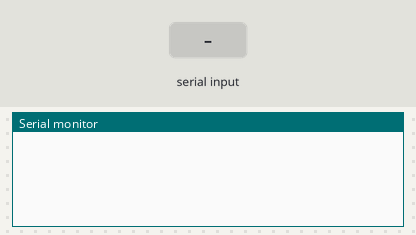
Recording of a sketch running on a simulated Arduino Uno, built with avr-gcc and run on an emulated ATmega328P. On the bench: the last lines printed to the serial monitor. Inputs (shaded band) come from the test bench.

Above: at 1.2 s.
1.3 s: "1" received over the second serial link
At 2.3 s:
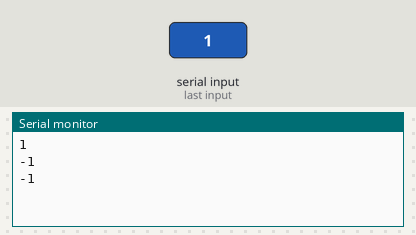
2.8 s: "0" received over the second serial link
At 3.2 s:
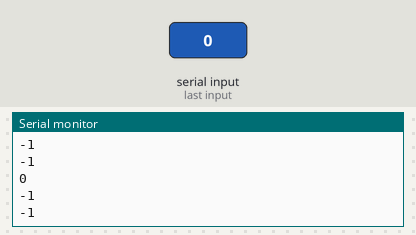
4.3 s: "2" received over the second serial link
At 5.7 s:
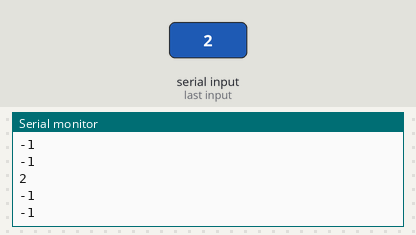
Timing chart, 0 to 7.3 s (numbered marks = the images above; inputs shaded):
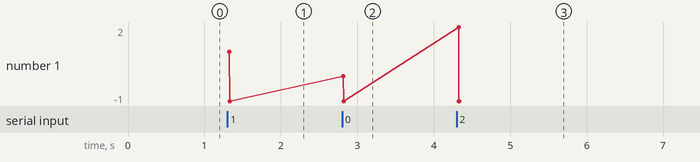

Measured:
- after the input at 1.3 s, the serial monitor: prints a new line at once (image 1)
- after the input at 2.8 s, the serial monitor: prints a new line at once (image 2)
- after the input at 4.3 s, the serial monitor: prints a new line at once (image 3)

The sketch:

arduino.ino
```cpp
/**
 * @file Arduino_Car.ino
 * @brief Projet Earth_Drone.
 *
 *   Ce programme a été développé pour piloter une maquette de voiture.
 *   Il repose sur le système d'exploitation FreeRTOS, chargé de
 *   séquencer les différentes tâches, telles que la communication
 *   Bluetooth, la gestion de la conduite, ainsi que le contrôle des
 *   alertes sonores et lumineuses.
 *
 * @author Nicolas CHANGO
 * @date 2025-05-19
 * @version 1.0
 */

/************************************************************
 *                     INCLUSIONS                           *
 ************************************************************/
// Inclusion de bibliothèques standard ou spécifiques
#include <Arduino_FreeRTOS.h>       ///< Bibliothèque Arduino_FreeRTOS pour la gestion multitâche.
#include <queue.h>                  ///< Bibliothèque queue pour la gestion des files.
#include <SoftwareSerial.h>         ///< Bibliothèque SoftwareSerial pour la communication série.
#include <Arduino_Car.hpp>  ///< Header Arduino_car.hpp pour la description de la classe Arduino_Car

/************************************************************
 *                  DÉFINITIONS ET CONSTANTES               *
 ************************************************************/
/// @brief Active le mode debug (1 = activé, 0 = désactivé)
#define DEBUG_MODE (1u)

/// @brief Broche utilisée pour recevoir les données TX du module Bluetooth HC-06.
#define BLUETOOTH_RX  (2U)

/// @brief Broche utilisée pour recevoir les données RX du module Bluetooth HC-06.
#define BLUETOOTH_TX  (3U)

/// @brief Taille maximale des messages dans les files d'alertes et de conduite.
#define MAX_STRING_LENGTH (100U)

/// @brief File de messages pour les alertes.
QueueHandle_t Alerts_Queue;

/// @brief File de messages pour les commandes de conduite.
QueueHandle_t Driving_Queue;

/// @brief Objet Serial pour la communication Bluetooth avec le module HC-06.
SoftwareSerial BLUETOOTH_MODULE_HC06(BLUETOOTH_RX, BLUETOOTH_TX);

/// @brief Création de l'objet Earth_Drone.
Arduino_Car Earth_Drone;

/************************************************************
 *                    PROTOTYPES DE FONCTIONS               *
 ************************************************************/
/// @brief Tâche de gestion Bluetooth
void Task_Bluetooth( void *pvParameters );

/// @brief Tâche de gestion des alertes
void Task_Alerts( void *pvParameters );

/// @brief Tâche de gestion des commandes de conduite
void Task_Driving( void *pvParameters );

/************************************************************
 *                    CONFIGURATION INITIALE (setup)        *
 ************************************************************/
/**
 * @brief Fonction d'initialisation Arduino.
 *
 * Initialise les communications série, les files de messages FreeRTOS
 * et crée les différentes tâches (Bluetooth, Alerts, Driving) si la
 * création des files est réussie.
 */
void setup()
{
  /// Initialise la communication avec le module Bluetooth HC-06 à 9600 bauds
  BLUETOOTH_MODULE_HC06.begin(9600);

  /// Initialise le port série standard à 9600 bauds
  Serial.begin(9600);

  /// Création de la file de messages pour les alertes (taille 10, type String)
  Alerts_Queue = xQueueCreate(10,
                              sizeof(String));

  /// Création de la file de messages pour la conduite (taille 10, type String)
  Driving_Queue = xQueueCreate(10,
                                  sizeof(String));

  /// Vérifie que les deux files ont été créées avec succès
  if ((Alerts_Queue != NULL) && (Driving_Queue != NULL))
  {
    /**
     * @brief Création de la tâche Bluetooth.
     *
     * Priorité : 2, Pile : 128 mots.
     */
    xTaskCreate(
      Task_Bluetooth,
      "Bluetooth",   // Nom de la tâche (à des fins de debug)
      128,           // Taille de la pile
      NULL,          // Paramètres (aucun ici)
      2,             // Priorité
      NULL           // Handle de tâche non utilisé
    );

    /**
     * @brief Création de la tâche Alerts.
     *
     * Priorité : 1, Pile : 128 mots.
     */
    xTaskCreate(
      Task_Alerts,
      "Alerts",
      128,
      NULL,
      1,
      NULL
    );

    /**
     * @brief Création de la tâche Driving.
     *
     * Priorité : 0, Pile : 128 mots.
     */
    xTaskCreate(
      Task_Driving,
      "Driving",
      128,
      NULL,
      0,
      NULL
    );
  }
}

/************************************************************
 *                  BOUCLE PRINCIPALE (loop)                *
 ************************************************************/
/**
 * @brief Boucle principale Arduino.
 *
 * Dans le contexte d'une application FreeRTOS, cette boucle peut rester vide
 * ou servir à surveiller des éléments non critiques.
 */
void loop()
{
  // Optionnel ou vide si FreeRTOS gère tout
}

/************************************************************
 *                 DÉFINITIONS DES TÂCHES                   *
 ************************************************************/
/**
 * @brief Tâche pour gérer les communications Bluetooth.
 *
 * Cette tâche traite les messages reçus par Bluetooth.
 * Elle les renvoie via des "files" aux autres tâches.
 * Elle s'exécute indéfiniment dans une boucle FreeRTOS.
 *
 * @param pvParameters Paramètre passé à la tâche (non utilisé ici).
 */
/**
 * @brief Tâche pour recevoir les messages Bluetooth.
 *
 * Cette tâche lit les caractères reçus du module Bluetooth HC-06,
 * les assemble en un message complet, et les transmet dans deux files
 * FreeRTOS : Alerts_Queue et Driving_Queue.
 *
 * @param pvParameters Paramètre passé à la tâche (non utilisé ici).
 */
void Task_Bluetooth(void *pvParameters)
{
  (void) pvParameters;

  /// Caractère courant reçu via Bluetooth
  char Bluetooth_Caractere_Recu = '0';

  /// Message complet reçu via Bluetooth
  String Bluetooth_Message_Recu = "";

  for (;;)
  {
    /// Réinitialisation du message à chaque itération
    Bluetooth_Message_Recu = "";

    /// Lecture des caractères disponibles sur le module Bluetooth
    while(BLUETOOTH_MODULE_HC06.available())
    {
      vTaskDelay(1);  ///< Laisse du temps aux autres tâches
      Bluetooth_Caractere_Recu = BLUETOOTH_MODULE_HC06.read();
      Bluetooth_Message_Recu += Bluetooth_Caractere_Recu;
    }

    /// Si un message a été reçu, le transmettre aux files
    if(Bluetooth_Message_Recu.length() > 0)
    {

#if DEBUG_MODE
      /// Affiche le message reçu dans le terminal série (mode debug)
      Serial.println(Bluetooth_Message_Recu);
#endif

      /// Envoie le message à la file d'alertes
      xQueueSend(Alerts_Queue, &Bluetooth_Message_Recu, portMAX_DELAY);

      /// Envoie le message à la file de conduite
      xQueueSend(Driving_Queue, &Bluetooth_Message_Recu, portMAX_DELAY);
    }

    vTaskDelay(1);  ///< Petite pause pour éviter la surcharge CPU
  }
}

/**
 * @brief Tâche pour gérer les Alertes sur la voiture.
 *
 * Cette tâche récupère les messages envoyés par la tâche "Task_Bluetooth".
 * Elle appelle les fonctions d'alertes de la voiture selon le message Bluetooth reçu.
 * Elle s'exécute indéfiniment dans une boucle FreeRTOS.
 *
 * @param pvParameters Paramètre passé à la tâche (non utilisé ici).
 */
void Task_Alerts(void *pvParameters)
{
  (void) pvParameters;

  /// Message reçu depuis la file Alerts_Queue
  String Task_Bluetooth_Commande_Recu = "";

  for (;;)
  {
    /// Récupère un message de la file d'alertes
    if(xQueueReceive(Alerts_Queue, &Task_Bluetooth_Commande_Recu, portMAX_DELAY) == pdPASS)
    {
      Task_Bluetooth_Commande_Recu.trim();

      /// Analyse du message reçu et appel de la fonction d'alerte correspondante
      if(!strcmp("klaxonne", Task_Bluetooth_Commande_Recu.c_str()))
      {
        Earth_Drone.klaxonne();
      }
      else if(!strcmp("plein_phare", Task_Bluetooth_Commande_Recu.c_str()))
      {
        Earth_Drone.plein_phare();
      }
      else if(!strcmp("clignotte", Task_Bluetooth_Commande_Recu.c_str()))
      {
        Earth_Drone.clignotte();
      }
      else
      {
        /* Rien à faire */
      }
    }
    else
    {
      /// Affiche une erreur si la réception de la file échoue
      Serial.println("Erreur");
    }

#if DEBUG_MODE
    /// Affiche l'action exécutée dans le terminal série (mode debug)
    Serial.println(Earth_Drone.action_car);
#endif

    vTaskDelay(1);
  }
}

/**
 * @brief Tâche pour gérer la conduite de la voiture.
 *
 * Cette tâche récupère les messages envoyés par la tâche "Task_Bluetooth".
 * Elle appelle les fonctions de conduite de la voiture selon le message Bluetooth reçu.
 * Elle s'exécute indéfiniment dans une boucle FreeRTOS.
 *
 * @param pvParameters Paramètre passé à la tâche (non utilisé ici).
 */
void Task_Driving(void *pvParameters)
{
  (void) pvParameters;

  /// Message reçu depuis la file Driving_Queue
  String Task_Bluetooth_Commande_Recu = "";

  for (;;)
  {
    /// Récupère un message de la file de conduite
    if(xQueueReceive(Driving_Queue, &Task_Bluetooth_Commande_Recu, portMAX_DELAY) == pdPASS)
    {
      Task_Bluetooth_Commande_Recu.trim();

      /// Analyse du message reçu et appel de la fonction de conduite correspondante
      if(!strcmp("avance", Task_Bluetooth_Commande_Recu.c_str()))
      {
        Earth_Drone.avance();
      }
      else if(!strcmp("recule", Task_Bluetooth_Commande_Recu.c_str()))
      {
        Earth_Drone.recule();
      }
      else if(!strcmp("tourne_a_droite", Task_Bluetooth_Commande_Recu.c_str()))
      {
        Earth_Drone.tourne_a_droite();
      }
      else if(!strcmp("tourne_a_gauche", Task_Bluetooth_Commande_Recu.c_str()))
      {
        Earth_Drone.tourne_a_gauche();
      }
      else if(!strcmp("stop", Task_Bluetooth_Commande_Recu.c_str()))
      {
        Earth_Drone.stop();
      }
      else
      {
        /* Rien à faire */
      }
    }
    else
    {
      /// Affiche une erreur si la réception de la file échoue
      Serial.println("Erreur");
    }

#if DEBUG_MODE
    /// Affiche l'action exécutée dans le terminal série (mode debug)
    Serial.println(Earth_Drone.action_car);
#endif

    vTaskDelay(1);
  }
}
```
